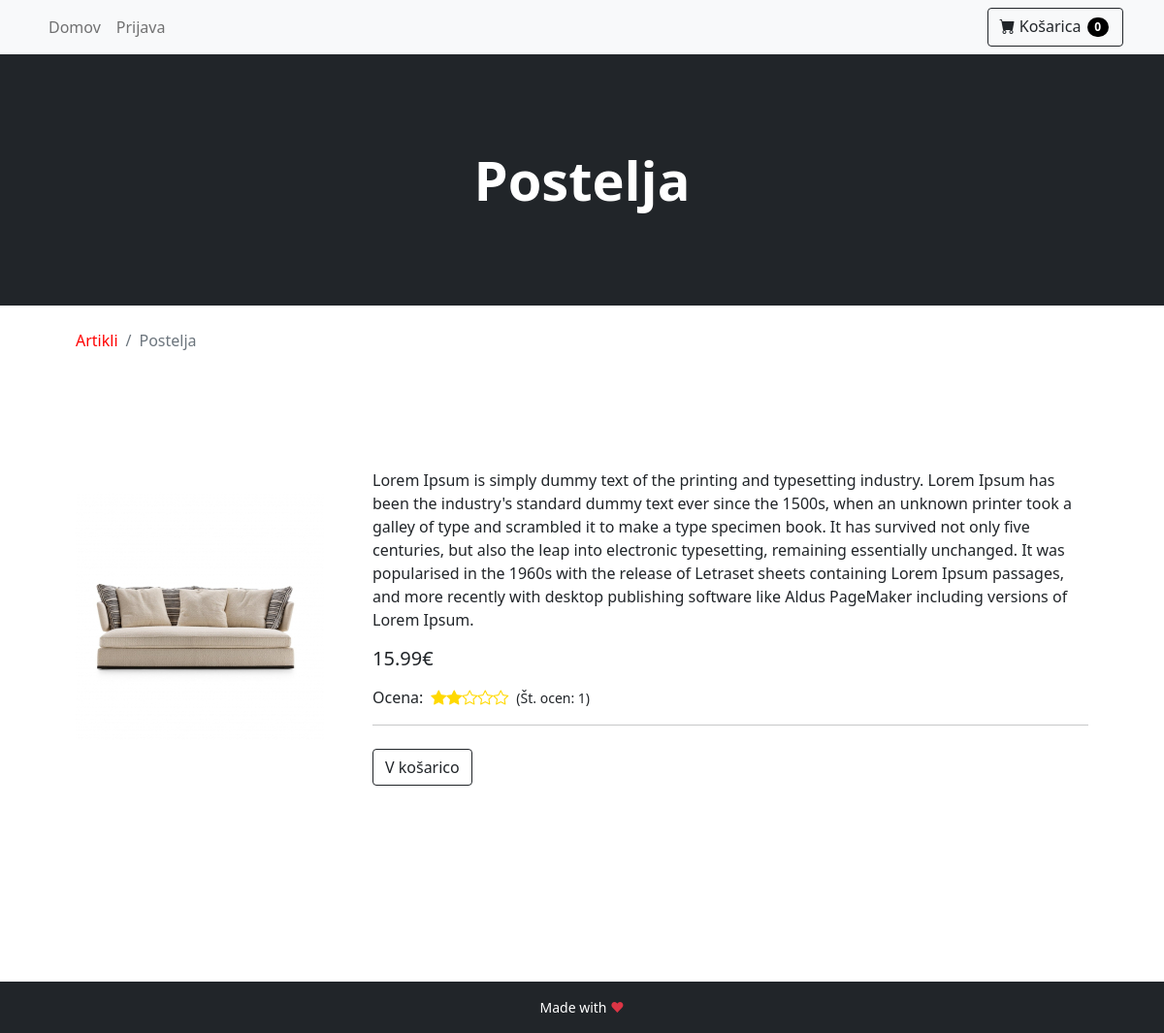
Page /index.php/product?id=4 on the committed database.
### tables this page shows
CREATE TABLE IF NOT EXISTS `article` (
    `id` INT AUTO_INCREMENT PRIMARY KEY,
    `title` TEXT NOT NULL,
    `description` TEXT NOT NULL,
    `price` FLOAT NOT NULL,
    `photo` TEXT NOT NULL,
    `review` INT NOT NULL,
    `sumReview` INT NOT NULL,
    `numReview` INT NOT NULL
);

### ViewHelper.php (called while the page is built, shortened)
<?php
class ViewHelper {
    public static function render($file, $variables = array()) {
        extract($variables);
        include($file);
        return ob_get_clean();
    }
}

### model/database_init.php (called while the page is built, shortened)
<?php
class DBInit {
    private static $host = "localhost";
    private static $user = "root";
    private static $password = "ep";
    private static $schema = "webshop";
    private static $instance = null;
    public static function getInstance() {
        if (!self::$instance) {
            $config = "mysql:host=" . self::$host
                    . ";dbname=" . self::$schema;
            $options = array(
                PDO::ATTR_ERRMODE => PDO::ERRMODE_EXCEPTION,
                PDO::ATTR_DEFAULT_FETCH_MODE => PDO::FETCH_ASSOC,
                PDO::ATTR_PERSISTENT => true,
                PDO::MYSQL_ATTR_INIT_COMMAND => 'SET NAMES utf8'
            );
            self::$instance = new PDO($config, self::$user, self::$password, $options);
        }
        return self::$instance;
    }
}

### model/AbstractDB.php (called while the page is built, shortened)
<?php
require_once 'model/database_init.php';
abstract class AbstractDB {
    protected static $dbh = null;
    public static function getConnection() {
        if (is_null(self::$dbh)) {
            self::$dbh = DBInit::getInstance();
        }
        return self::$dbh;
    }
    protected static function query($sql, array $params = array()) {
        $stmt = self::getConnection()->prepare($sql);
        $params_filtered = self::filterParams($sql, $params);
        $stmt->execute($params_filtered);
        return $stmt->fetchAll();
    }
    protected static function filterParams($sql, array $params) {
        $params_altered = self::alterKeys($params);
        $sql_split = preg_split("/[\(\) ,]/", $sql);
        $sql_params = array_values(preg_grep('/^:/', $sql_split));
        $result = array();
        foreach ($sql_params as $key => $value) {
            if (isset($params_altered[$value])) {
                $result[$value] = $params_altered[$value];
            }
        }
        return $result;
    }
    protected static function alterKeys(array $params) {
        $result = array();
        foreach ($params as $key => $value) {
            $result[':' . $key] = $value;
        }
        return $result;
    }
}

### model/ArticleDB.php (called while the page is built, shortened)
<?php
require_once 'model/AbstractDB.php';
class ArticleDB extends AbstractDB {
    public static function get(array $id) {
        $articles = parent::query("SELECT id, title, description, price, photo, review, sumReview, numReview"
                        . " FROM article"
                        . " WHERE id = :id", $id);
        if (count($articles) == 1) {
            return $articles[0];
        } else {
            throw new InvalidArgumentException("No such article");
        }
    }
}

### view/product.php (the view, shortened to what this page needs)
<!doctype html>
<html lang="en">
    <head>
        <link href="../public/css/style.css" rel="stylesheet" />
        <link href="https://cdn.jsdelivr.net/npm/bootstrap@5.1.3/dist/css/bootstrap.min.css" rel="stylesheet"
>
        <link href="https://cdn.jsdelivr.net/npm/bootstrap-icons@1.5.0/font/bootstrap-icons.css" rel="stylesheet" />
    </head>
    <body>
        <?php include("layout/navbar.php") ?>
        <header class="bg-dark py-5">
            <div class="container px-4 px-lg-5 my-5">
                <div class="text-center text-white">
                    <h1 class="display-4 fw-bolder"><?= $article["title"] ?></h1>
                </div>
            </div>
        </header>
        <div class="container container-product px-4 px-lg-5 mt-4">
            <nav aria-label="breadcrumb">
                <ol class="breadcrumb">
                    <li class="breadcrumb-item"><a href="<?= BASE_URL . "" ?>">Artikli</a></li>
                    <li class="breadcrumb-item active"><?= $article["title"] ?></li>
                </ol>
            </nav>
            <section class="mb-5 pb-5">
                <div class="product-row my-5 py-5">
                    <div class="product-image pt-5">
                        <img src="../public/assets/<?= $article["photo"] ?>">
                    </div>
                    <div class="product-description">
                        <p class="pt-4"><?= $article["description"] ?>
                        </p>
                        <h5 class="my-3"><?= $article["price"] ?>€</h5>
                        <div class="product-rating align-items-center">
                            <span>Ocena: </span>
                            <div class="product-stars mx-2">
                                <?php
                                $empty = 5 - $article["review"];
                                for ($i = 0; $i < $article["review"]; $i++) {
                                    echo '<div class="bi-star-fill"></div>';
                                }
                                for ($i = 0; $i < $empty; $i++) {
                                    echo '<div class="bi-star"></div>';
                                }
                                ?>
                            </div>
                            <italic class="small">(Št. ocen: <?= $article["numReview"] ?>)</italic>
                        </div>
                        <hr>
                        <form action="<?= BASE_URL . "cart" ?>" method="POST">
                            <button class="btn btn-outline-dark my-2" type="submit">V košarico</button>
                        </form>
                    </div>
                </div>
            </section>
        </div>
        <?php include("layout/footer.php") ?>
    </body>
</html>

### public/css/style.css (style rules this page uses)
.product-row { display: flex; flex-direction: row; gap: 50px; }
.product-rating { display: flex; flex-direction: row; }
.product-stars { display: flex; justify-content: left; color: rgb(255, 217, 0); }
.breadcrumb-item a { text-decoration: none; color: red; }

### rows in the picture
article: title "Postelja", photo (picture), description "Lorem Ipsum is simply dummy text of the printing and typesetting industry. Lorem Ipsum has been the industry's standard dummy text ever since the 1500s, when an unknown printer took a galley of type and scrambled it to make a type specimen book. It has survived not only five centuries, but also the leap into electronic typesetting, remaining essentially unchanged. It was popularised in the 1960s with the release of Letraset sheets containing Lorem Ipsum passages, and more recently with desktop publishing software like Aldus PageMaker including versions of Lorem Ipsum.", price "15.99", review 2 (drawn), numReview "1"
